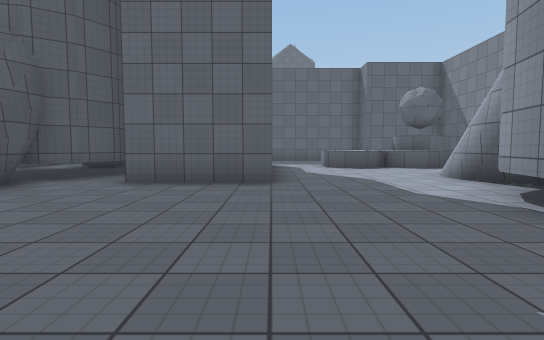
View 1 (above)

15 first-person views from a walk through a 3-D level made in the Unity game engine. The camera is 1.2 m above the floor, tilts 4° down and sees 80° across. The floor is counted in squares, 2 m on a side. Each view is taken from the middle of a square. On the plan, view 1 faces up. The plan holds only what a view shows up to about 10 squares ahead; the rest is blank. The place goes on beyond the plan. The player character is not drawn. Surface patterns are stand-ins for the level's own textures.

View 2
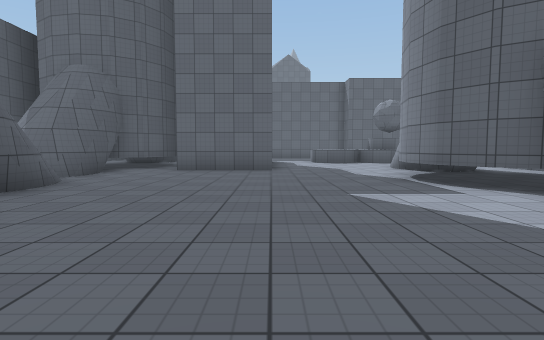

View 3
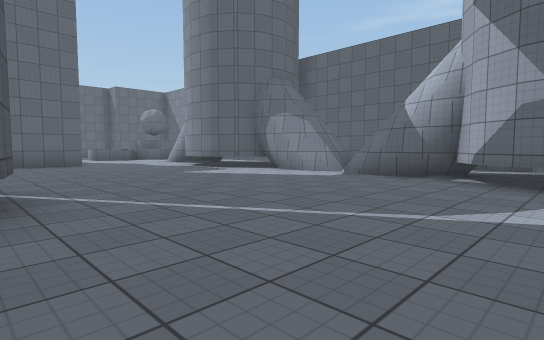

View 4
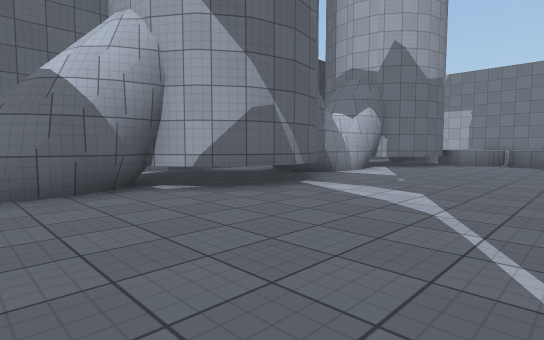

View 5
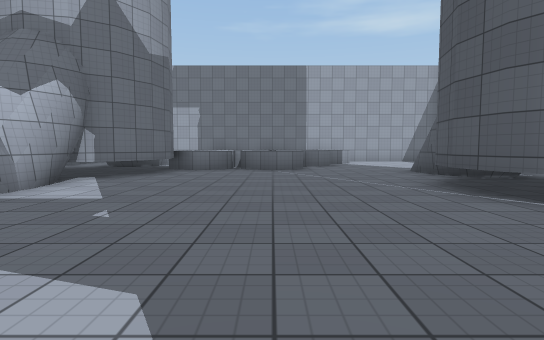

View 6
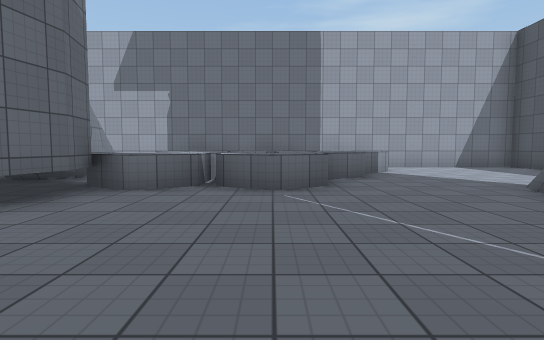

View 7
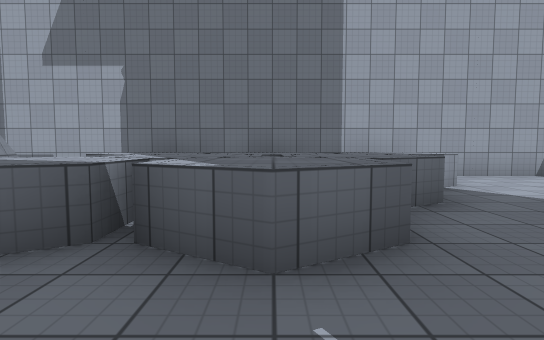

View 8
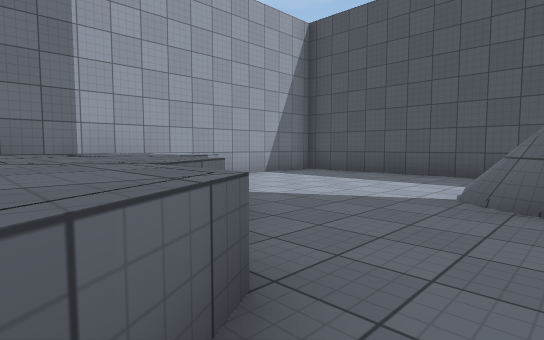

View 9
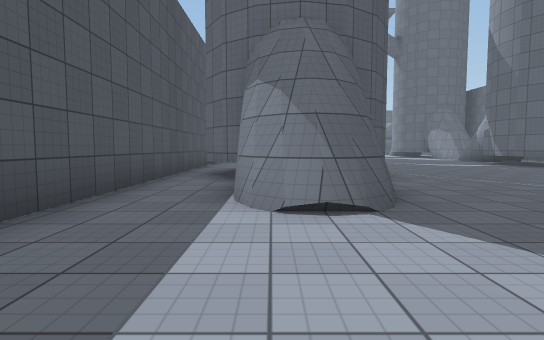

View 10
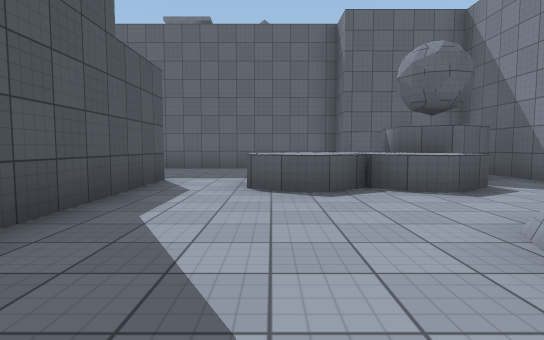

View 11
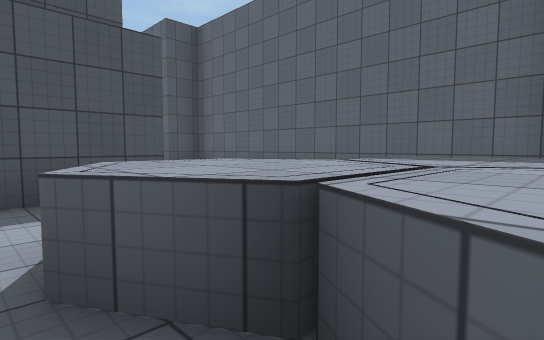

View 12
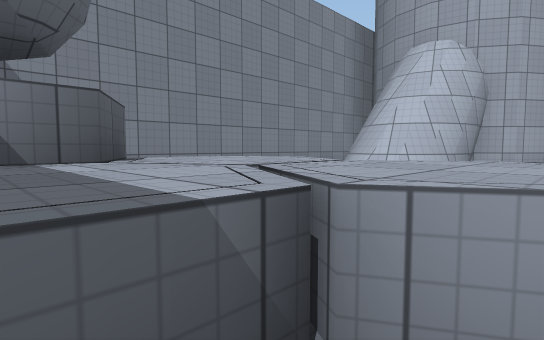

View 13
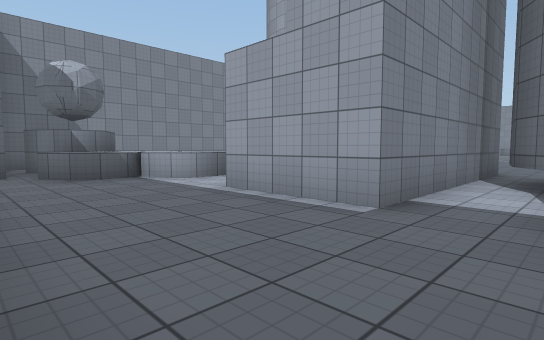

View 14
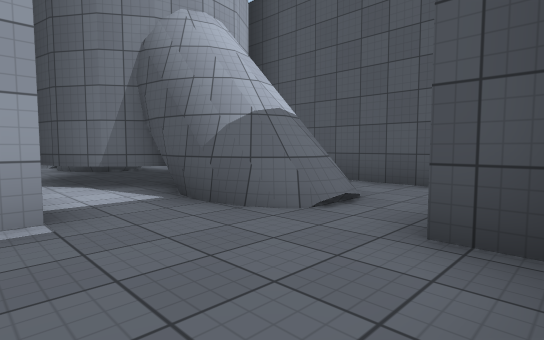

View 15
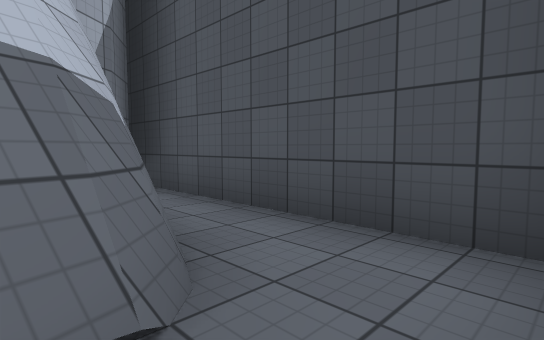

### Floor plan
Key: @ floor where view 1 was taken; # wall or solid block; . main floor; : floor 0.5 m higher than the main floor; ^ raised ledge; T thing the floor can be seen under or through.
Columns run from 8 left of view 1 to 7 right of it. Each row starts with its distance up from view 1.
 15    #########
 14    #......  ##
 13 #..............#
 12 #..:.......^^###
 11 #.###.###.^^^###
 10 #. ##.###.^^^^.#
  9 #. ##.###......#
  8 ##  #####..... #
  7  #  #####...## #
  6    ##.###...# .#
  5    ##.......TT.#
  4    ##......#   #
  3     #......T
  2     #......T
  1     #.......#
  0      ...@...#
 -1      #......##
 -2      #......#
 -3      .......#
 -4      .......#
 -5      ......##
 -6      ......#
 -7 #..   .....##
 -8 #..  .......#
 -9 #.   #......#
-10 #.####......#
-11 #..##.......#
-12 #..##......##
-13 #..##......#
-14 #..##...^.^#
-15 #......^^^^^#
-16 #......^^^^ #
-17 #.....^^^^^^#
-18 #.....^^    #
-19 #############

Where each view was taken, in squares from view 1:
view 1: 0 up, 0 right, facing up
view 2: 3 down, 0 right, facing up
view 3: 6 down, 3 left, facing up-right
view 4: 2 down, 1 left, facing down-right
view 5: 5 down, 0 right, facing down
view 6: 9 down, 0 right, facing down
view 7: 12 down, 0 right, facing down
view 8: 13 down, 0 right, facing down-left
view 9: 17 down, 5 left, facing up
view 10: 5 up, 2 right, facing up
view 11: 9 up, 4 right, facing up-left
view 12: 12 up, 2 right, facing down-right
view 13: 14 up, 4 left, facing down-right
view 14: 14 up, 2 left, facing down-left
view 15: 13 up, 5 left, facing down-left
